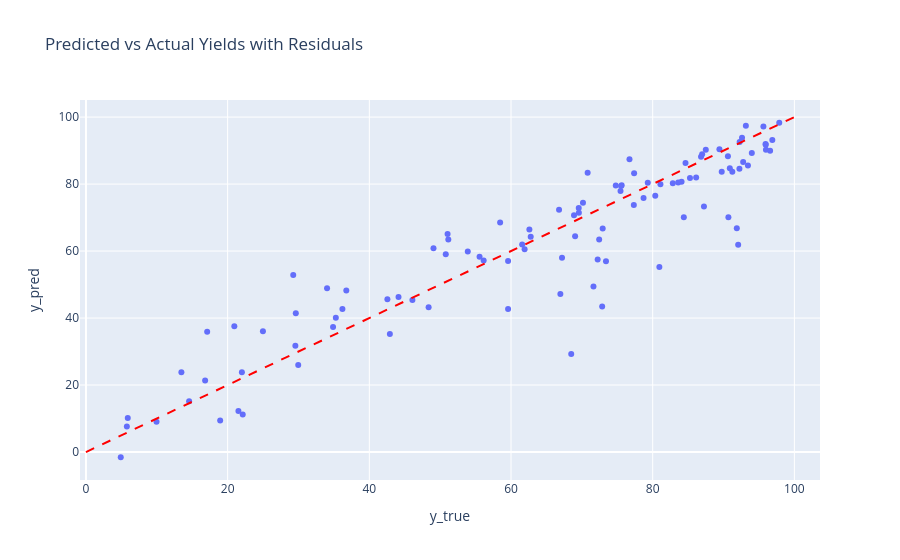

Notebook source saved alongside this figure:
### Code cell
import plotly.express as px
import plotly.graph_objects as go

results_check['original_index'] = results_check.index
fig = px.scatter(results_check, x='y_true', y='y_pred', hover_data=['original_index', 'residual'], title='Predicted vs Actual Yields with Residuals')
fig.add_shape(type='line', x0=0, y0=0, x1=100, y1=100, line=dict(color='Red', dash='dash'))
fig.show()

print(outliers)

### Figure 1 — Plotly figure (JSON) as saved in the notebook; plotly's stock layout.template omitted (floating-point values rounded to 4 significant figures; data arrays with more than 128 entries replaced by an {"elided": "..."} marker saying what was removed)
{"data": [{"customdata": {"elided": "103x2 float values"}, "hovertemplate": "y_true=%{x}<br>y_pred=%{y}<br>original_index=%{customdata[0]}<br>residual=%{customdata[1]}<extra></extra>", "legendgroup": "", "marker": {"color": "#636efa", "symbol": "circle"}, "mode": "markers", "name": "", "orientation": "v", "showlegend": false, "type": "scatter", "x": [91.87, 29.56, 5.772, 72.94, 53.9, 55.56, 86.98, 42.55, 87.24, 29.26, 84.07, 84.63, 70.82, 75.62, 93.44, 95.99, 48.37, 34.03, 68.5, 91.24, 90.69, 75.46, 59.59, 69.56, 97.86, 61.57, 96.89, 93.15, 35.27, 72.23, 82.84, 51.05, 50.79, 90.89, 93.99, 22.13, 69.05, 92.61, 95.93, 69.58, 18.94, 96.57, 29.96, 16.82, 36.75, 85.26, 67.2, 24.98, 58.46, 66.78, 70.16, 90.62, 62.59, 14.56, 42.9, 71.64, 86.82, 9.962, 44.12, 84.39, 62.78, 77.34, 77.38, 74.79, 61.92, 56.14, 76.72, 78.71, 89.74, 79.31, 86.13, 92.27, 46.08, 92.77, 92.06, 51.15, 5.903, 80.94, 4.911, 83.6, 66.97, 68.89, 17.11, 81.09, 20.94, 29.62, 75.54, 87.49, 73.4, 95.96, 34.88, 95.63, 92.24, 59.59, 80.36, 89.42, 72.44, 36.2, 49.06, 21.52, 72.87, 13.47, 22.01], "xaxis": "x", "y": [66.85, 31.74, 7.613, 66.74, 59.84, 58.31, 88.93, 45.61, 73.3, 52.83, 80.73, 86.28, 83.42, 79.64, 85.55, 90.28, 43.24, 48.93, 29.23, 83.67, 70.08, 77.92, 57.04, 72.85, 98.31, 61.97, 93.16, 97.38, 40.08, 57.5, 80.27, 65.08, 59.04, 84.72, 89.31, 11.19, 64.44, 93.81, 91.95, 71.47, 9.429, 89.93, 25.99, 21.34, 48.21, 81.8, 57.98, 36.06, 68.51, 72.35, 74.4, 88.34, 66.45, 15.17, 35.24, 49.42, 88.16, 9.056, 46.27, 70.08, 64.29, 73.75, 83.27, 79.54, 60.51, 57.18, 87.44, 75.87, 83.67, 80.43, 81.95, 92.59, 45.42, 86.56, 61.92, 63.42, 10.16, 55.24, -1.559, 80.45, 47.15, 70.72, 35.9, 79.96, 37.58, 41.44, 79.46, 90.28, 56.93, 91.73, 37.31, 97.23, 84.57, 42.71, 76.51, 90.39, 63.42, 42.72, 60.84, 12.28, 43.46, 23.84, 23.79], "yaxis": "y"}], "layout": {"legend": {"tracegroupgap": 0}, "shapes": [{"line": {"color": "Red", "dash": "dash"}, "type": "line", "x0": 0, "x1": 100, "y0": 0, "y1": 100}], "title": {"text": "Predicted vs Actual Yields with Residuals"}, "xaxis": {"anchor": "y", "domain": [0, 1], "title": {"text": "y_true"}}, "yaxis": {"anchor": "x", "domain": [0, 1], "title": {"text": "y_pred"}}}}
